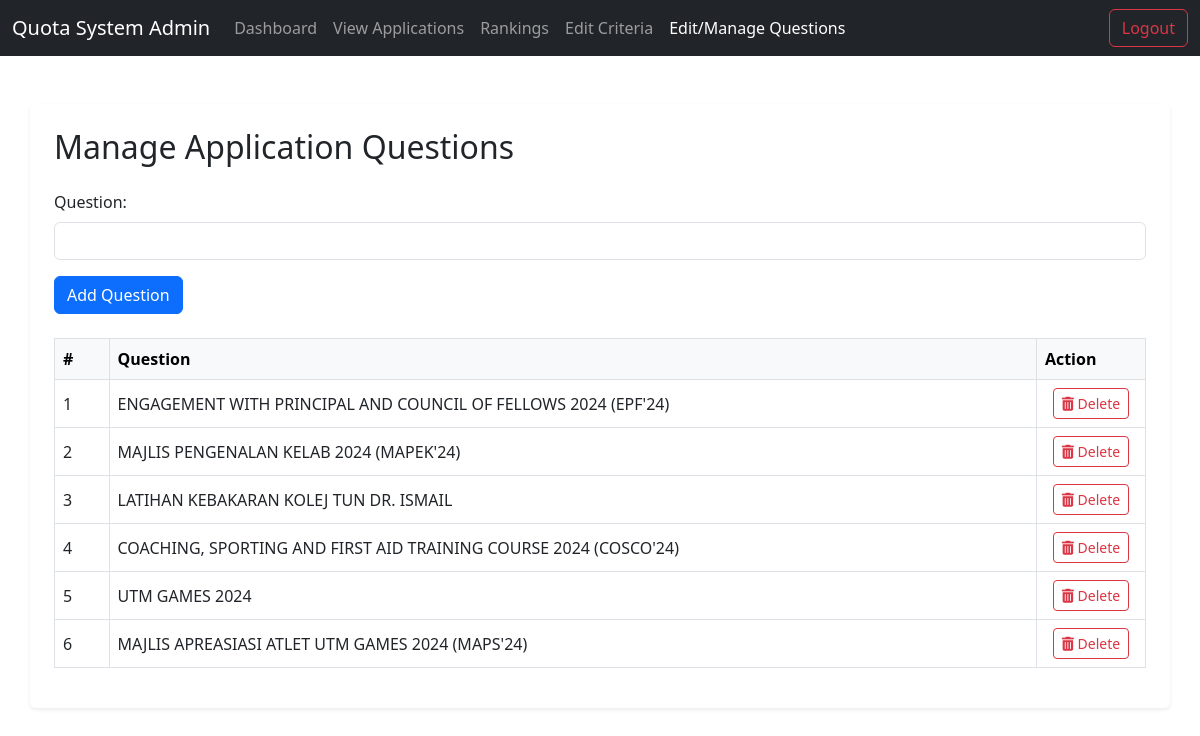
/admin/manage_questions.php, run on the app's committed database.
### tables this page shows
CREATE TABLE `questions` (
  `question_id` int(11) NOT NULL,
  `question_text` text NOT NULL,
  `question_type` enum('text','textarea','radio','checkbox') DEFAULT 'text'
);

### admin/manage_questions.php (the view, shortened to what this page needs)
<?php
require_once('../includes/db_studentlocal.php');
$questions = $mysqli->query("SELECT * FROM questions");
?>
<!DOCTYPE html>
<html lang="en">
<head>
    <link href="https://cdn.jsdelivr.net/npm/bootstrap@5.3.0/dist/css/bootstrap.min.css" rel="stylesheet">
    <link href="https://cdnjs.cloudflare.com/ajax/libs/font-awesome/6.5.0/css/all.min.css" rel="stylesheet">
</head>
<?php include 'navbar.php'; ?>
<body>
    <div class="container my-5 p-4 bg-white rounded shadow-sm">
        <h2 class="mb-4">Manage Application Questions</h2>
        <form method="POST" class="mb-4">
            <div class="mb-3">
                <label for="question" class="form-label">Question:</label>
                <input type="text" name="question" id="question" class="form-control" required>
            </div>
            <button type="submit" class="btn btn-primary">Add Question</button>
        </form>
        <div class="table-responsive">
            <table class="table table-bordered align-middle text-nowrap">
                <thead class="table-light">
                    <tr>
                        <th style="width: 5%;">#</th>
                        <th>Question</th>
                        <th style="width: 10%;">Action</th>
                    </tr>
                </thead>
                <tbody>
                    <?php $index = 1; ?>
                    <?php while ($row = $questions->fetch_assoc()): ?>
                        <tr>
                            <td><?= $index++ ?></td>
                            <td><?= htmlspecialchars($row['question_text']) ?></td>
                            <td class="text-center">
                                <button type="button" class="btn btn-outline-danger btn-sm" onclick="confirmDelete(<?= $row['question_id'] ?>)">
                                    <i class="fas fa-trash-alt"></i> Delete
                                </button>
                            </td>
                        </tr>
                    <?php endwhile; ?>
                </tbody>
            </table>
        </div>
    </div>
</body>
</html>

### data on the page
questions: question_text "ENGAGEMENT WITH PRINCIPAL AND COUNCIL OF FELLOWS 2024 (EPF'24)"
questions: question_text "MAJLIS PENGENALAN KELAB 2024 (MAPEK'24)"
questions: question_text "LATIHAN KEBAKARAN KOLEJ TUN DR. ISMAIL"
questions: question_text "COACHING, SPORTING AND FIRST AID TRAINING COURSE 2024 (COSCO'24)"
questions: question_text "UTM GAMES 2024"
questions: question_text "MAJLIS APREASIASI ATLET UTM GAMES 2024 (MAPS'24)"
